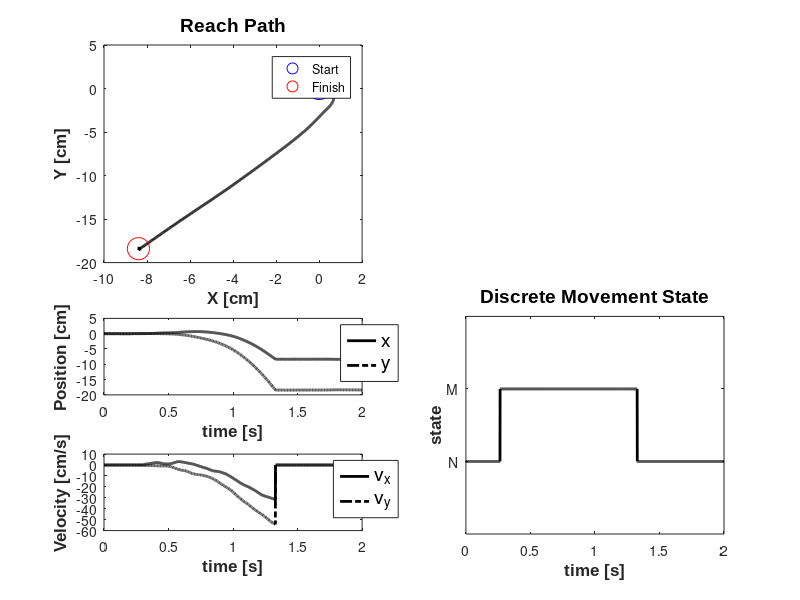

Reproduce this figure in MATLAB. (Note: this script raises an error after producing the figure.)
%% Hybrid Point Process Filter Example 
% This example is based on an implementation of the Hybrid Point Process
% filter described in _General-purpose filter design for neural prosthetic 
% devices_ by Srinivasan L, Eden UT, Mitter SK, Brown EN in J Neurophysiol.
% 2007 Oct, 98(4):2456-75. 
%

%% Problem Statement
% Suppose that a process of interest can be modeled as consisting of
% several discrete states where the evolution of the system under each
% state can be modeled as a linear state space model. The observations of
% both the state and the continuous dynamics are not direct, but rather
% observed through how the continuous and discrete states affect the firing
% of a population of neurons. The goal of the hybrid filter is to estimate
% both the continuous dynamics and the underlying system state from only
% the neural population firing (point process observations).
%
% To illustrate the use of this filter, we consider a reaching task. We
% assume two underlying system states s=1="Not Moving"=NM and s=2="Moving"=M.
% Under the "Not Moving" the position of the arm remain constant,
% whereas in the "Moving" state, the position and velocities evolved based
% on the arm acceleration that is modeled as a gaussian white noise
% process.
%
% Under both the "Moving" and "Not Moving" states, the arm evolution state
% vector is 
%%
% 
% $${\bf{x}} = {[x,y,{v_x},{v_y},{a_x},{a_y}]^T}$$
% 

%% Generated Simulated Arm Reach

clear all;
close all;
delta=0.001;
Tmax=2;
time=0:delta:Tmax;
A{2} = [1 0 delta 0     delta^2/2   0;
        0 1 0     delta 0           delta^2/2;
        0 0 1     0     delta       0;
        0 0 0     1     0           delta;
        0 0 0     0     1           0;
        0 0 0     0     0           1];
        
A{1} = [1 0 0 0 0 0;
        0 1 0 0 0 0;
        0 0 0 0 0 0;
        0 0 0 0 0 0;
        0 0 0 0 0 0;
        0 0 0 0 0 0];
A{1} = [1 0;
        0 1];
            
Px0{2} =1e-6*eye(6,6);
Px0{1} =1e-6*eye(2,2);

minCovVal = 1e-12;
covVal = 1e-3; 



Q{2}=[minCovVal     0   0     0   0       0;
      0       minCovVal 0     0   0       0;
      0       0   minCovVal   0   0       0;
      0       0   0     minCovVal 0       0;
      0       0   0     0   covVal      0;
      0       0   0     0   0       covVal];

Q{1}=minCovVal*eye(2,2);

mstate = zeros(1,length(time));
ind{1}=1:2;
ind{2}=1:6;

% Acceleration model
X=zeros(max([size(A{1},1),size(A{2},1)]),length(time));
p_ij = [.998 .002; 
        .001 .999];

for i = 1:length(time)
    
    if(i==1)
        mstate(i) = 1;
    else
       if(rand(1,1)<p_ij(mstate(i-1),mstate(i-1)))
            mstate(i) = mstate(i-1);
       else
           if(mstate(i-1)==1)
               mstate(i) = 2;
           else
               mstate(i) = 1;
           end
       end
    end
    st = mstate(i);
    R=chol(Q{st});
    if(i<length(time))
        X(ind{st},i+1) = A{st}*X(ind{st},i) + R*randn(length(ind{st}),1);
    end

end
%%
%save paperHybridFilterExample time Tmax delta mstate X p_ij ind A Q Px0
load paperHybridFilterExample;
Q{1}=minCovVal*eye(2,2);
numCells=40;
close all;
scrsz = get(0,'ScreenSize');
fig1=figure('OuterPosition',[scrsz(3)*.1 scrsz(4)*.1 ...
    scrsz(3)*.8 scrsz(4)*.9]);
subplot(4,2,[1 3]);
plot(100*X(1,:),100*X(2,:),'k','Linewidth',2); hx=xlabel('X [cm]'); 
hy=ylabel('Y [cm]');  hold on;
set([hx, hy],'FontName', 'Arial','FontSize',12,'FontWeight','bold');
title('Reach Path','FontWeight','bold','Fontsize',14,'FontName','Arial');
hold on; 
h1=plot(100*X(1,1),100*X(2,1),'bo','MarkerSize',16); 
h2=plot(100*X(1,end),100*X(2,end),'ro','MarkerSize',16); 
legend([h1 h2],'Start','Finish','Location','NorthEast');



subplot(4,2,[6 8]);
plot(time,mstate,'k','Linewidth',2); axis tight; v=axis; 
axis([v(1) v(2) 0 3]);
hx=xlabel('time [s]'); hy=ylabel('state');
set([hx, hy],'FontName', 'Arial','FontSize',12,'FontWeight','bold');
set(gca,'YTick',[1 2],'YTickLabel',{'N','M'})
title('Discrete Movement State','FontWeight','bold','Fontsize',14,...
    'FontName','Arial');

subplot(4,2,5);
h1=plot(time,100*X(1,1:end),'k','Linewidth',2); hold on;
h2=plot(time,100*X(2,1:end),'k-.','Linewidth',2);
hx=xlabel('time [s]'); hy=ylabel('Position [cm]');
set([hx, hy],'FontName', 'Arial','FontSize',12,'FontWeight','bold');
h_legend=legend([h1,h2],'x','y','Location','NorthEast'); 
set(h_legend,'FontSize',14)
pos = get(h_legend,'position');
set(h_legend, 'position',[pos(1)+.06 pos(2)+.01 pos(3:4)]);


subplot(4,2,7);
h1=plot(time,100*X(3,1:end),'k','Linewidth',2); hold on;
h2=plot(time,100*X(4,1:end),'k-.','Linewidth',2);
hx=xlabel('time [s]'); hy=ylabel('Velocity [cm/s]');
set([hx, hy],'FontName', 'Arial','FontSize',12,'FontWeight','bold');
h_legend=legend([h1,h2],'v_{x}','v_{y}','Location','NorthEast'); 
set(h_legend,'FontSize',14)
pos = get(h_legend,'position');
set(h_legend, 'position',[pos(1)+.06 pos(2)+.01 pos(3:4)]);

meanMu = log(10*delta);  % baseline firing rate 
MuCoeffs = meanMu+randn(numCells,1);   % mu_i ~ G(meanMu,1) 
coeffs = [MuCoeffs 0*randn(numCells,2) 10*(rand(numCells,2)-.5) ...
    0*randn(numCells,2)];
%Add realization by thinning with history
dataMat = [ones(size(X,2),1),X(:,1:end)'];
% Generate M1 cells
clear lambda tempSpikeColl lambdaCIF n;
fitType ='binomial';
% matlabpool open;
 for i=1:numCells
     tempData  = exp(dataMat*coeffs(i,:)');
     if(strcmp(fitType,'binomial'));
        lambdaData = tempData./(1+tempData);
     else
        lambdaData = tempData;
     end
     lambda{i}=Covariate(time,lambdaData./delta, ...
         '\Lambda(t)','time','s','spikes/sec',...
         {strcat('\lambda_{',num2str(i),'}')},{{' ''b'', ''LineWidth'' ,2'}});
     maxTimeRes = 0.001;
     tempSpikeColl{i} = CIF.simulateCIFByThinningFromLambda(lambda{i},1,[]);
     n{i} = tempSpikeColl{i}.getNST(1);
     n{i}.setName(num2str(i));    
 end
 spikeColl = nstColl(n);
 subplot(4,2,[2 4]);
spikeColl.plot;
set(gca,'xtick',[],'xtickLabel',[],'ytickLabel',[]);
title('Neural Raster','FontWeight','bold','Fontsize',14,'FontName','Arial');
hx=xlabel('time [s]','Interpreter','none'); 
hy=ylabel('Cell Number','Interpreter','none');
set([hx, hy],'FontName', 'Arial','FontSize',12,'FontWeight','bold');

% close all;
 
%% Simulate Neural Firing
% We simulate a population of neurons that fire in response to the movement
% velocity (x and y coorinates) 

%Use the data to estimate the process noise for the moving case and
%non-moving case

nonMovingInd = intersect(find(X(5,:)==0),find(X(6,:)==0));
movingInd=setdiff(1:size(X,2),nonMovingInd);
Q{2}=diag(var(diff(X(:,movingInd),[],2),[],2));
Q{2}(1:4,1:4)=0;
varNV=diag(var(diff(X(:,nonMovingInd),[],2),[],2));
Q{1} = varNV(1:2,1:2);
close all; clear S_est X_est MU_est S_estNT X_estNT MU_estNT;
numExamples = 20;
numCells=40;
scrsz = get(0,'ScreenSize');
fig1=figure('OuterPosition',[scrsz(3)*.1 scrsz(4)*.1 ...
    scrsz(3)*.9 scrsz(4)*.9]);

for n=1:numExamples
    meanMu = log(10*delta);  % baseline firing rate 
    MuCoeffs = meanMu+randn(numCells,1);   % mu_i ~ G(meanMu,1) 
    coeffs = [MuCoeffs 0*randn(numCells,2) 10*(rand(numCells,2)-.5) ...
        0*randn(numCells,2)];



    %Add realization by thinning with history
    dataMat = [ones(size(X,2),1),X(:,1:end)'];
    % Generate M1 cells
    clear lambda tempSpikeColl lambdaCIF nst;
    fitType ='binomial';
    % matlabpool open;
     for i=1:numCells
         tempData  = exp(dataMat*coeffs(i,:)');
         if(strcmp(fitType,'binomial'));
            lambdaData = tempData./(1+tempData);
         else
            lambdaData = tempData;
         end
         lambda{i}=Covariate(time,lambdaData./delta, ...
             '\Lambda(t)','time','s','spikes/sec',...
             {strcat('\lambda_{',num2str(i),'}')},{{' ''b'', ''LineWidth'' ,2'}});
         maxTimeRes = 0.001;
         tempSpikeColl{i} = ...
             CIF.simulateCIFByThinningFromLambda(lambda{i},1,[]);
         nst{i} = tempSpikeColl{i}.getNST(1);
         nst{i}.setName(num2str(i));    
     end

    % Decode the x-y trajectory

    % Enforce that the maximum time resolution is delta
    spikeColl = nstColl(nst);
    spikeColl.resample(1/delta);
    dN = spikeColl.dataToMatrix; 
    dN(dN>1)=1; %Avoid more than 1 spike per bin.

    % Starting states are equally probable
    Mu0=.5*ones(size(p_ij,1),1);
    clear x0 yT clear Pi0 PiT;
    x0{1} = X(ind{1},1);
    yT{1} = X(ind{1},end);
    Pi0    = Px0;
    PiT{1} = 1e-9*eye(size(x0{1},1),size(x0{1},1));

    x0{2} = X(ind{2},1);
    yT{2} = X(ind{2},end);
    PiT{2} = 1e-9*eye(size(x0{2},1),size(x0{2},1));


    % Run the Hybrid Point Process Filter 
    [S_est, X_est, W_est, MU_est, X_s, W_s,pNGivenS]=...
        DecodingAlgorithms.PPHybridFilterLinear(A, Q, p_ij,Mu0, dN',...
        coeffs(:,1),coeffs(:,2:end)',fitType,delta,[],[],x0,Pi0, yT,PiT);
    [S_estNT, X_estNT, W_estNT, MU_estNT, X_sNT, W_sNT,pNGivenSNT]=...
        DecodingAlgorithms.PPHybridFilterLinear(A, Q, p_ij,Mu0, dN',...
        coeffs(:,1),coeffs(:,2:end)',fitType,delta,[],[],x0);
    
    %Store the results for computing relevant statistics later
    X_estAll(:,:,n) = X_est;
    X_estNTAll(:,:,n) = X_estNT;
    S_estAll(n,:)=S_est;
    S_estNTAll(n,:)=S_estNT;
    MU_estAll(:,:,n)=MU_est;
    MU_estNTAll(:,:,n) = MU_estNT;
    

    %State Estimate
    subplot(4,3,[1 4]);
    plot(time,mstate,'k','LineWidth',3); hold all;
    plot(time,S_est,'b-.','Linewidth',.5);
    plot(time,S_estNT,'g-.','Linewidth',.5); axis tight; v=axis; 
    axis([v(1) v(2) 0.5 2.5]); 

    %Movement State Probability (Non-movement State probability is 1-Pr(Movement))
    subplot(4,3,[7 10]);
    plot(time,MU_est(2,:),'b-.','Linewidth',.5);  hold on;
    plot(time,MU_estNT(2,:),'g-.','Linewidth',.5);  hold on;
    axis([min(time) max(time) 0 1.1]);

    %The movement path
    subplot(4,3,[2 3 5 6]);
    h1=plot(100*X(1,:)',100*X(2,:)','k'); hold all;
    h2=plot(100*X_est(1,:)',100*X_est(2,:)','b-.'); hold all;
    h3=plot(100*X_estNT(1,:)',100*X_estNT(2,:)','g-.'); 
    
    %X-Position
    subplot(4,3,8); 
    h1=plot(time,100*X(1,:),'k','LineWidth',3); hold on;
    h2=plot(time,100*X_est(1,:)','b-.'); 
    h3=plot(time,100*X_estNT(1,:)','g-.'); 

    %Y-Position
    subplot(4,3,9); 
    h1=plot(time,100*X(2,:),'k','LineWidth',3); hold on;
    h2=plot(time,100*X_est(2,:)','b-.'); 
    h3=plot(time,100*X_estNT(2,:)','g-.'); 

    %X-Velocity
    subplot(4,3,11); 
    h1=plot(time,100*X(3,:),'k','LineWidth',3); hold on;
    h2=plot(time,100*X_est(3,:)','b-.');
    h3=plot(time,100*X_estNT(3,:)','g-.');

    subplot(4,3,12); 
    h1=plot(time,100*X(4,:),'k','LineWidth',3); hold on;
    h2=plot(time,100*X_est(4,:)','b-.'); 
    h3=plot(time,100*X_estNT(4,:)','g-.');

    
    

end

%
%     Save all the example Data
%     save Experiment6ReachExamples X_estAll X_estNTAll S_estAll ...
%           S_estNTAll MU_estAll MU_estNTAll;
%  
%     load Experiment6ReachExamples;

    % Mean Discrete State Estimate
    subplot(4,3,[1 4]);
    hold all; 
    plot(time,mstate,'k','LineWidth',3); 
    plot(time,mean(S_estAll),'b','LineWidth',3); 
    plot(time,mean(S_estNTAll),'g','LineWidth',3); 
    set(gca,'xtick',[],'YTick',[1 2.1],'YTickLabel',{'N','M'});
    hy=ylabel('state'); hx=xlabel('time [s]');
    set([hy hx],'FontName', 'Arial','FontSize',10,'FontWeight','bold',...
        'Interpreter','none');
    title('Estimated vs. Actual State','FontWeight','bold','Fontsize',...
        12,'FontName','Arial');

    
    

   % Mean State Movement State Probability
    subplot(4,3,[7 10]);
    plot(time, mean(squeeze(MU_estAll(2,:,:)),2),'b','LineWidth',3);  
    hold on;
    plot(time,mean(squeeze(MU_estNTAll(2,:,:)),2),'g','LineWidth',3);  
    hold on;
    axis([min(time) max(time) 0 1.1]);
    hx=xlabel('time [s]'); hy=ylabel('P(s(t)=M | data)');
    set([hx, hy],'FontName', 'Arial','FontSize',10,'FontWeight','bold');
    title('Probability of State','FontWeight','bold','Fontsize',12,...
        'FontName','Arial');
    
    % Mean movement path
    subplot(4,3,[2 3 5 6]);
    h1=plot(100*X(1,:)',100*X(2,:)','k'); hold all;
    mXestAll=mean(100*X_estAll,3);
    mXestNTAll=mean(100*X_estNTAll,3);
    plot(mXestAll(1,:),mXestAll(2,:),'b','Linewidth',3);
    plot(mXestNTAll(1,:),mXestNTAll(2,:),'g','Linewidth',3);
    hx=xlabel('x [cm]'); hy=ylabel('y [cm]');
    set([hx, hy],'FontName', 'Arial','FontSize',10,'FontWeight','bold');

    h1=plot(100*X(1,1),100*X(2,1),'bo','MarkerSize',14); hold on;
    h2=plot(100*X(1,end),100*X(2,end),'ro','MarkerSize',14); 
    legend([h1 h2],'Start','Finish','Location','NorthEast');
    title('Estimated vs. Actual Reach Path','FontWeight','bold',...
        'Fontsize',12,'FontName','Arial');

   
    % Mean X-Positon
    subplot(4,3,8); 
    h1=plot(time,100*X(1,:),'k','LineWidth',3); hold on;
    h2=plot(time,mXestAll(1,:),'b','LineWidth',3); hold on;
    h3=plot(time,mXestNTAll(1,:),'g','LineWidth',3); hold on;
    hy=ylabel('x(t) [cm]'); hx=xlabel('time [s]');
    set(gca,'xtick',[],'xtickLabel',[]);
    set([hx, hy],'FontName', 'Arial','FontSize',10,'FontWeight','bold');
    title('X Position','FontWeight','bold','Fontsize',12,'FontName','Arial');
    
    % Mean Y-Position
    subplot(4,3,9); 
    h1=plot(time,100*X(2,:),'k','LineWidth',3); hold on;
    h2=plot(time,mXestAll(2,:),'b','LineWidth',3); hold on;
    h3=plot(time,mXestNTAll(2,:),'g','LineWidth',3); hold on;
    h_legend=legend([h1(1) h2(1) h3(1)],'Actual','PPAF+Goal',...
        'PPAF','Location','SouthEast');
    hy=ylabel('y(t) [cm]'); hx=xlabel('time [s]');
    set(gca,'xtick',[],'xtickLabel',[]);
    set([hx, hy],'FontName', 'Arial','FontSize',10,'FontWeight','bold');
    title('Y Position','FontWeight','bold','Fontsize',12,'FontName','Arial');
    set(h_legend,'FontSize',10)
    pos = get(h_legend,'position');
    set(h_legend, 'position',[pos(1)-.40 pos(2)+.51 pos(3:4)]);

    % Mean X-Velocity
    subplot(4,3,11); 
    h1=plot(time,100*X(3,:),'k','LineWidth',3); hold on;
    h2=plot(time,mXestAll(3,:),'b','LineWidth',3); hold on;
    h3=plot(time,mXestNTAll(3,:),'g','LineWidth',3); hold on;
    hy=ylabel('v_{x}(t) [cm/s]'); hx=xlabel('time [s]');
    set([hx, hy],'FontName', 'Arial','FontSize',10,'FontWeight','bold');
    title('X Velocity','FontWeight','bold','Fontsize',12,'FontName','Arial');

    % Mean Y-Velocity
    subplot(4,3,12); 
    h1=plot(time,100*X(4,:),'k','LineWidth',3); hold on;
    h2=plot(time,mXestAll(4,:),'b','LineWidth',3); hold on;
    h3=plot(time,mXestNTAll(4,:),'g','LineWidth',3); hold on;
    hy=ylabel('v_{y}(t) [cm/s]'); hx=xlabel('time [s]');
    set([hx, hy],'FontName', 'Arial','FontSize',10,'FontWeight','bold');
    title('Y Velocity','FontWeight','bold','Fontsize',12,'FontName','Arial');
